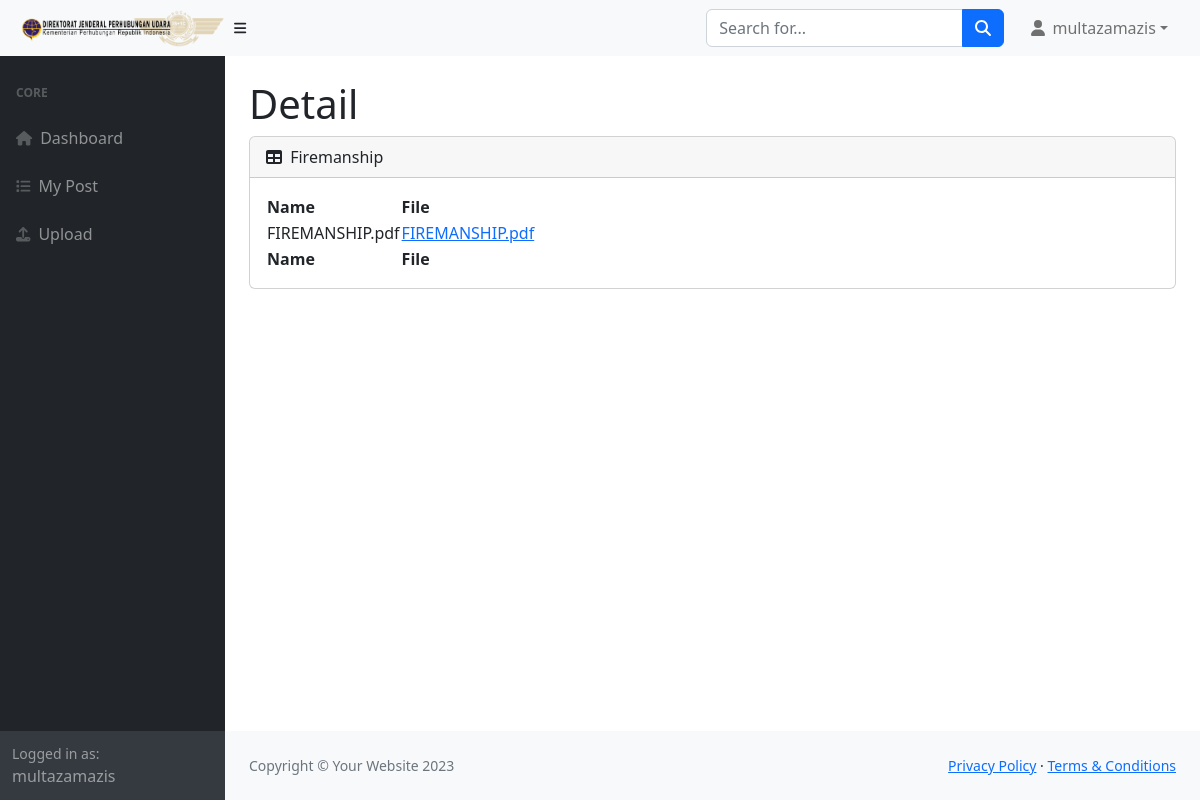
Page /detail/13 (signed in) on the committed database.
### libraries/models.py (models this page shows, shortened)
class Materi(models.Model):
    user = models.ForeignKey(User, on_delete=models.CASCADE)
    judul = models.CharField(max_length=255)
    nama_file = models.CharField(max_length=1000)
    tanggal = models.DateField(auto_now_add=True)
    waktu = models.TimeField(auto_now_add=True)

### libraries/views.py (the view)
# urls.py: path("detail/<id>", views.detail, name="detail"),
@login_required
def detail(request, id):
    post = Materi.objects.get(id=id)
    print(post.judul)
    nama_file = post.nama_file.split(" | ")
    context = {"post": post, "nama_file": nama_file}
    return render(request, "libraries/detail.html", context=context)

### libraries/templates/libraries/detail.html
{% extends 'base.html' %}
{% block body %}
    <div id="layoutSidenav_content">
        <main>
            <div class="container-fluid px-4">
                <h1 class="mt-4">Detail</h1>
                <div class="card mb-4">
                    <div class="card-header">
                        <i class="fas fa-table me-1"></i>
                        {{ post.judul }}
                    </div>
                    <div class="card-body">
                        <table id="datatablesSimple">
                            <thead>
                                <tr>
                                    <th>Name</th>
                                    <th>File</th>
                                </tr>
                            </thead>
                            <tfoot>
                                <tr>
                                    <th>Name</th>
                                    <th>File</th>
                                </tr>
                            </tfoot>
                            <tbody>
                                {% for nama in nama_file %}
                                <tr>
                                    <td>{{ nama }}</td>
                                    <td><a href="{% url 'download' post.id nama %}">{{nama}}</a></td>
                                </tr>
                                {% endfor %}
                            </tbody>
                        </table>
                    </div>
                </div>
            </div>
        </main>
        <footer class="py-4 bg-light mt-auto">
            <div class="container-fluid px-4">
                <div class="d-flex align-items-center justify-content-between small">
                    <div class="text-muted">Copyright &copy; Your Website 2023</div>
                    <div>
                        <a href="#">Privacy Policy</a>
                        &middot;
                        <a href="#">Terms &amp; Conditions</a>
                    </div>
                </div>
            </div>
        </footer>
    </div>
{% endblock body %}

### templates/partials/navbar.html (shortened to what this page needs)
{% load static %}
<nav class="sb-topnav navbar navbar-expand navbar-light bg-light">
    <img src="{% static 'img/logo.png' %}" alt="" srcset="" class='navbar-brand ps-3'>
    <button class="btn btn-link btn-sm order-1 order-lg-0 me-4 me-lg-0" id="sidebarToggle" href="#!"><i
            class="fas fa-bars"></i></button>
    <form class="d-none d-md-inline-block form-inline ms-auto me-0 me-md-3 my-2 my-md-0" method="GET">
        <div class="input-group">
            <input class="form-control" id="search" name="search" type="text" placeholder="Search for..." aria-label="Search for..." aria-describedby="btnNavbarSearch" />
            <button class="btn btn-primary" id="btnNavbarSearch" type="submit"><i class="fas fa-search"></i></button>
        </div>
    </form>
    <ul class="navbar-nav ms-auto ms-md-0 me-3 me-lg-4">
        <li class="nav-item dropdown">
            <a class="nav-link dropdown-toggle" id="navbarDropdown" href="#" role="button" data-bs-toggle="dropdown"
                aria-expanded="false"><i class="fas fa-user fa-fw"></i> {{request.user.username}}</a>
        </li>
    </ul>
</nav>

### templates/partials/sidebar.html (shortened to what this page needs)
<nav class="sb-sidenav accordion sb-sidenav-dark" id="sidenavAccordion">
    <div class="sb-sidenav-menu">
        <div class="nav">
            <div class="sb-sidenav-menu-heading">Core</div>
            <a class="nav-link" href="{% url 'index' %}">
                <div class="sb-nav-link-icon"><i class="fa-solid fa-house"></i></div>
                Dashboard
            </a>
            <a class="nav-link" href="{% url 'my_post' %}">
                <div class="sb-nav-link-icon"><i class="fa-solid fa-list"></i></div>
                My Post
            </a>
            <a class="nav-link" href="{% url 'upload' %}">
                <div class="sb-nav-link-icon"><i class="fa-solid fa-upload"></i></div>
                Upload
            </a>
        </div>
    </div>
    <div class="sb-sidenav-footer">
        <div class="small">Logged in as:</div>
        {{ request.user }}
    </div>
</nav>

### rows in the picture
Materi: judul "Firemanship", nama_file "FIREMANSHIP.pdf", nama_file "FIREMANSHIP.pdf"

### other values in the picture
{{ request.user.username }} "multazamazis"
{{ request.user }} "multazamazis"
